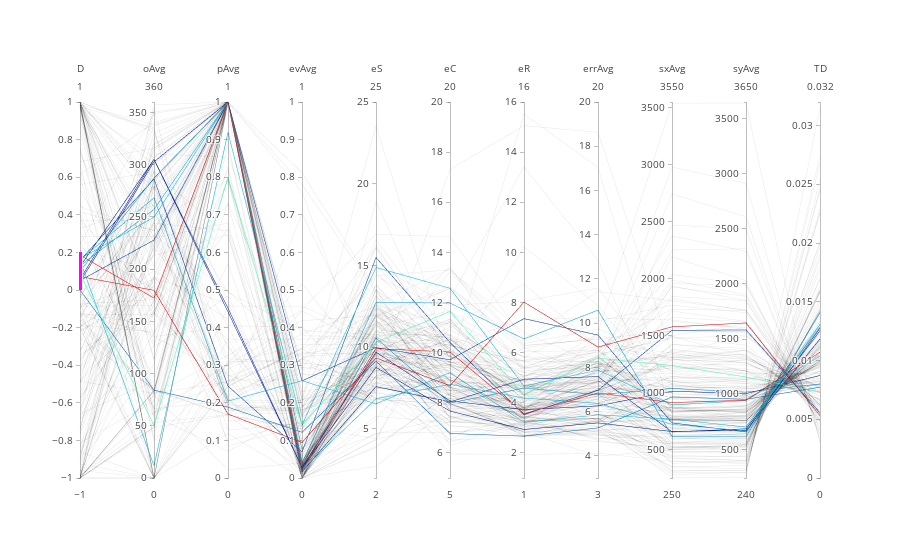

Source (notebook cell):
### Code cell
# Parallel coordinates plot for reduced data"
data = [
    go.Parcoords(
        line = dict(color = reduced_data_grouped['ID'],
                   colorscale = 'Jet',
                   showscale = False,
                   reversescale = False,
                   cmin = 0,
                   cmax = 200),
        hoverinfo = reduced_data['ID'],
        dimensions = list([
            dict(range = [-1,1],
                 constraintrange = [0,0.2],
                 label = 'D', values = reduced_data_grouped['direction']),
            dict(range = [0,360],
                 label = 'oAvg', values = reduced_data_grouped['orientation_avg']),
            dict(range = [0,1],
                 label = 'pAvg', values = reduced_data_grouped['pressure_avg']),
            dict(range = [0,1],
                 label = 'evAvg', values = reduced_data_grouped['events_avg']), 
            dict(range = [2,25],
                 #constraintrange = [6,6.5],
                 label = 'eS', values = reduced_data_grouped['eStart']),
            dict(range = [5,20],
                 label = 'eC', values = reduced_data_grouped['eCenter']),
            dict(range = [1,16],
                 label = 'eR', values = reduced_data_grouped['eRadius']),
            dict(range = [3,20],
                 label = 'errAvg', values = reduced_data_grouped['error_avg']),
            dict(range = [250,3550],
                 label = 'sxAvg', values = reduced_data_grouped['speedx_avg']),
            dict(range = [240,3650],
                 label = 'syAvg', values = reduced_data_grouped['speedy_avg']),
            dict(range = [0,0.032],
                 label = 'TD', values = reduced_data_grouped['timediff']),
        ])
    )
]

py.iplot(data, filename = 'parcoords_all_reduced_grouped')

### Figure 1 — Plotly figure (JSON) as saved in the notebook; plotly's stock layout.template omitted (floating-point values rounded to 4 significant figures; data arrays with more than 128 entries replaced by an {"elided": "..."} marker saying what was removed)
{"data": [{"dimensions": [{"constraintrange": [0, 0.2], "label": "D", "range": [-1, 1], "values": {"elided": "192 float values"}}, {"label": "oAvg", "range": [0, 360], "values": {"elided": "192 float values"}}, {"label": "pAvg", "range": [0, 1], "values": {"elided": "192 float values"}}, {"label": "evAvg", "range": [0, 1], "values": {"elided": "192 float values"}}, {"label": "eS", "range": [2, 25], "values": {"elided": "192 float values"}}, {"label": "eC", "range": [5, 20], "values": {"elided": "192 float values"}}, {"label": "eR", "range": [1, 16], "values": {"elided": "192 float values"}}, {"label": "errAvg", "range": [3, 20], "values": {"elided": "192 float values"}}, {"label": "sxAvg", "range": [250, 3550], "values": {"elided": "192 float values"}}, {"label": "syAvg", "range": [240, 3650], "values": {"elided": "192 float values"}}, {"label": "TD", "range": [0, 0.032], "values": {"elided": "192 float values"}}], "hoverinfo": {"elided": "25540 int values"}, "line": {"cmax": 200, "cmin": 0, "color": {"elided": "192 int values"}, "colorscale": "Jet", "reversescale": false, "showscale": false}, "type": "parcoords"}], "layout": {}}
